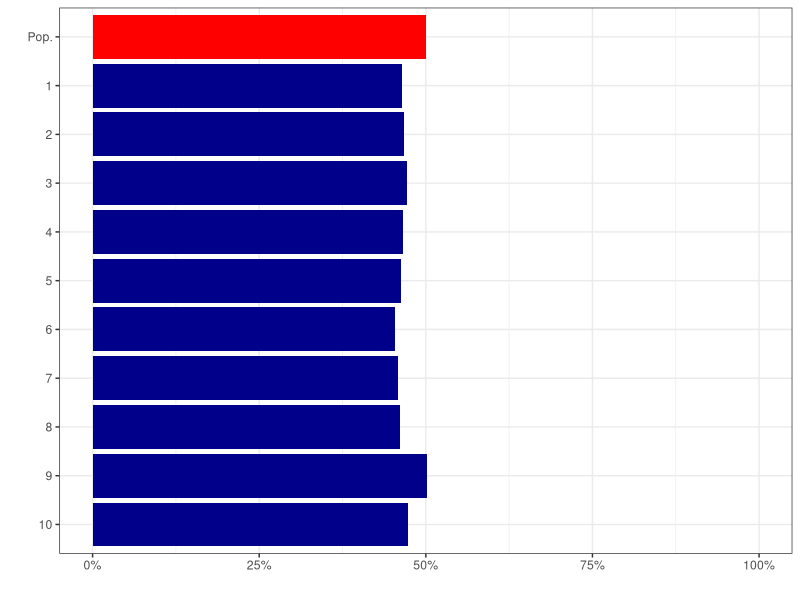

Reproduce this figure in R.
## ---- chunk 1
knitr::opts_chunk$set(echo = FALSE)

library(dplyr)
library(purrr)
library(ggplot2)
## ---- chunk 2
population.p <- .5
population.N <- 10000

population <- c(
  rep(1, population.N * population.p), 
  rep(0, population.N * (1 - population.p)))
## ---- chunk 3
visualise.samples <- function(d) {
  d %>%
    mutate(
      Sample = factor(
        Sample,
        levels = c('Pop.', d$Sample[d$Sample!='Pop.']) %>% rev
      ),
      Colour = ifelse(
        Sample == 'Pop.',
        'Pop.', 'Sample'
      )
    ) %>%
    ggplot(
      aes(x = Sample, y = p, fill = Colour)
    ) +
    geom_col() +
    scale_x_discrete('') +
    scale_y_continuous('', limits = c(0,1), labels = scales::percent) +
    scale_fill_manual(values = c('Pop.' = 'red', 'Sample' = 'darkblue'), guide = 'none') +
    coord_flip() +
    theme_bw()
}

complement <- function(x, rho) {
  y <- rnorm(length(x))
  x.perp <- residuals(lm(y ~ x))
  rho * sd(x.perp) * x + x.perp * sd(y) * sqrt(1 - rho^2)
}

take.sample <- function(x, n, data.defect.correlation) {
  proportion.to.sample <- n / length(x)
  y <- complement(x, data.defect.correlation * 2)
  sampling.p <- ecdf(y)(y) * proportion.to.sample * 2
  sample(x, size = n, replace = FALSE, prob = sampling.p)
}

samples <- (1:10) %>%
  map_dbl(
    function(x) {
      mean(take.sample(population, 1000, -0.1))
    }
  )

tibble(
  Sample = c('Pop.', 1:length(samples)), 
  p = c(mean(population), samples)
  ) %>%
  visualise.samples
